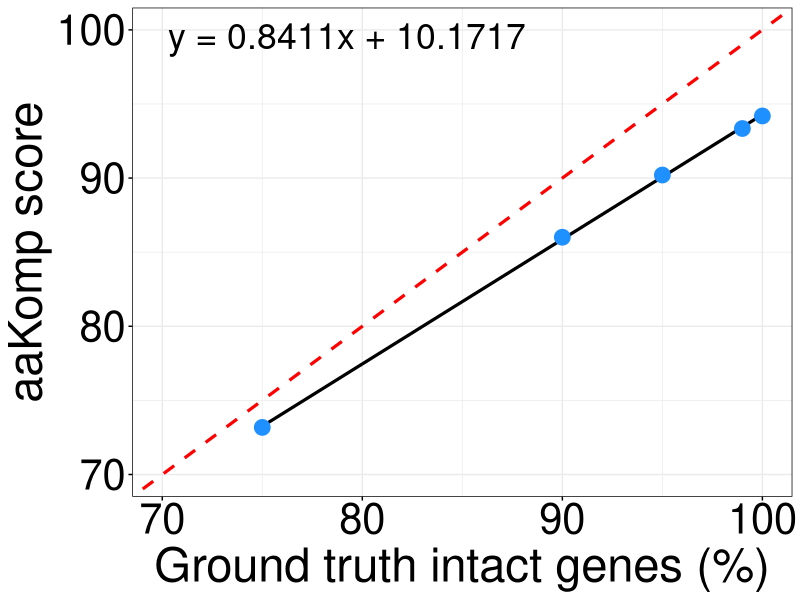

Reproduce this figure in R.
library(ggplot2)
library(readr)

calibration_data <- read_delim("aakomp_sup_fig4.tsv", 
                               delim = "\t", 
                               escape_double = FALSE, 
                               trim_ws = TRUE)
fit_cal <- lm(aakomp_score ~ intact_pct, data = calibration_data)
coef_cal <- coef(fit_cal)
r_cal <- cor(calibration_data$intact_pct, calibration_data$aakomp_score)

p_calibration <- ggplot(calibration_data, aes(x = intact_pct, y = aakomp_score)) +
  geom_abline(slope = 1, intercept = 0, color = "red", linetype = "dashed", size = 1.1) +
  geom_smooth(method = "lm", se = FALSE, color = "black", size = 1.1) +
  geom_point(color = "dodgerblue", size = 5) +
  
  annotate("text", 
           x = -Inf, y = Inf, 
           label = paste0("y = ", round(coef_cal[2], 4), "x + ", round(coef_cal[1], 4),
                          "\n"),
           hjust = -0.1, vjust = 1.2, size = 9, color = "black") +
  
  # Set strict identical limits so the 1:1 line is a true 45-degree angle
  scale_x_continuous(limits = c(70, 100), expand = expansion(mult = c(0.05, 0.05))) +
  scale_y_continuous(limits = c(70, 100), expand = expansion(mult = c(0.05, 0.05))) +
  labs(
    x = "Ground truth intact genes (%)",
    y = "aaKomp score"
  ) +
  theme_minimal() +
  theme(
    panel.border = element_rect(color = "black", fill = NA),
    axis.ticks = element_line(color = "black"),
    axis.text = element_text(size = 30, color = "black"),
    axis.title = element_text(size = 34)
  )

print(p_calibration)
